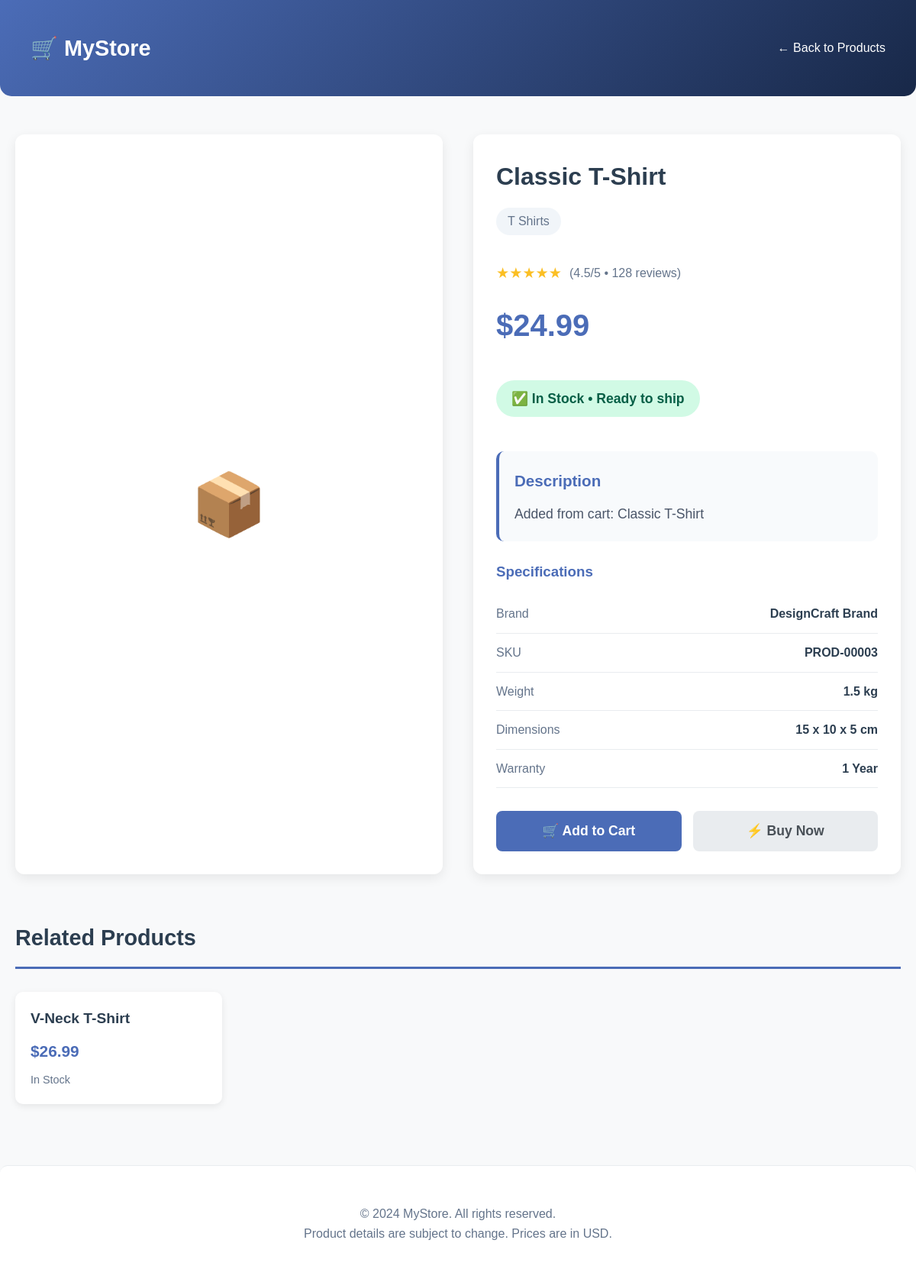
The app's page /products/3 with its own data.
### tables this page shows
CREATE TABLE products (
                product_id INTEGER PRIMARY KEY AUTOINCREMENT,
                name TEXT NOT NULL,
                description TEXT,
                category TEXT NOT NULL,
                price REAL NOT NULL,
                stock INTEGER DEFAULT 0,
                colors TEXT,
                sizes TEXT,
                image_url TEXT,
                created_by INTEGER,
                is_active INTEGER DEFAULT 1,
                created_at TIMESTAMP DEFAULT CURRENT_TIMESTAMP,
                updated_at TIMESTAMP DEFAULT CURRENT_TIMESTAMP,
                FOREIGN KEY (created_by) REFERENCES users(user_id)
            );

### product_routes.py (the view)
@product_bp.route('/<int:product_id>')
def product_detail(product_id):
    product = db_helper.get_product_by_id(product_id)
    if not product:
        flash('Product not found.', 'danger')
        return redirect(url_for('products.browse_products'))
    related_products = db_helper.get_related_products(product_id, product[3])  # category
    reviews = db_helper.get_product_reviews(product_id)
    avg_rating = db_helper.get_product_average_rating(product_id)
    return render_template('product_detail.html',
                         product=product,
                         related_products=related_products,
                         reviews=reviews,
                         avg_rating=avg_rating)

### app.py (called while the page is built)
@app.context_processor
def inject_csrf_token():
    from flask_wtf.csrf import generate_csrf
    return dict(csrf_token=lambda: generate_csrf())

### database.py (called while the page is built)
    def get_product_by_id(self, product_id):
        conn = sqlite3.connect(self.db_name)
        cursor = conn.cursor()
        cursor.execute('SELECT * FROM products WHERE product_id = ?', (product_id,))
        product = cursor.fetchone()
        conn.close()
        return product

    def get_related_products(self, product_id, category, limit=4):
        conn = sqlite3.connect(self.db_name)
        cursor = conn.cursor()
        cursor.execute('''
            SELECT * FROM products
            WHERE category = ? AND product_id != ? AND is_active = 1
            ORDER BY RANDOM()
            LIMIT ?
        ''', (category, product_id, limit))
        products = cursor.fetchall()
        conn.close()
        return products

    def get_product_reviews(self, product_id):
        return []

    def get_product_average_rating(self, product_id):
        return 0

### templates/product_detail.html (shortened to what this page needs)
<!DOCTYPE html>
<html lang="en">
<head>
</head>
<body>
    <header>
        <div class="container">
            <div class="header-content">
                <div class="logo">🛒 MyStore</div>
                <a href="/products" class="back-btn">← Back to Products</a>
            </div>
        </div>
    </header>
    <main class="container">
        <div class="product-detail">
            <div class="product-image-container">
                {% if product[8] and product[8]|trim %}
                {% if product[8].startswith('http://') or product[8].startswith('https://') %}
                <img src="{{ product[8] }}" alt="{{ product[1] }}" class="product-image">
                {% else %}
                <img src="{{ url_for('static', filename=product[8]) }}"
                     alt="{{ product[1] }}"
                     class="product-image">
                {% endif %}
                {% else %}
                <div style="font-size: 5rem; color: #94a3b8;">📦</div>
                {% endif %}
            </div>
            <div class="product-info">
                <h1 class="product-name">{{ product[1] }}</h1>
                {% if product[3] %}
                <div class="product-category">{{ product[3] }}</div>
                {% endif %}
                <div class="rating">
                    <div class="stars">★★★★★</div>
                    <span class="review-count">(4.5/5 • 128 reviews)</span>
                </div>
                <div class="product-price">
                    ${{ "%.2f"|format(product[4]) }}
                </div>
                <div class="stock-status {% if product[5] and product[5] > 0 %}in-stock{% else %}out-of-stock{% endif %}">
                    {% if product[5] and product[5] > 0 %}
                    ✅ In Stock • Ready to ship
                    {% else %}
                    ❌ Out of Stock • Backorder available
                    {% endif %}
                </div>
                {% if product[2] %}
                <div class="product-description">
                    <h3 style="margin-bottom: 10px; color: #4b6cb7;">Description</h3>
                    {{ product[2] }}
                </div>
                {% endif %}
                <div class="product-specs">
                    <h3 style="margin-bottom: 15px; color: #4b6cb7;">Specifications</h3>
                    <div class="spec-item">
                        <span class="spec-label">Brand</span>
                        <span class="spec-value">DesignCraft Brand</span>
                    </div>
                    <div class="spec-item">
                        <span class="spec-label">SKU</span>
                        <span class="spec-value">PROD-{{ "%05d"|format(product[0]) }}</span>
                    </div>
                    <div class="spec-item">
                        <span class="spec-label">Weight</span>
                        <span class="spec-value">1.5 kg</span>
                    </div>
                    <div class="spec-item">
                        <span class="spec-label">Dimensions</span>
                        <span class="spec-value">15 x 10 x 5 cm</span>
                    </div>
                    <div class="spec-item">
                        <span class="spec-label">Warranty</span>
                        <span class="spec-value">1 Year</span>
                    </div>
                </div>
                <div class="action-buttons">
                    <button class="btn btn-primary" id="addToCartBtn"
                            {% if not product[5] or product[5] <= 0 %}disabled{% endif %}>
                        🛒 Add to Cart
                    </button>
                    <button class="btn btn-secondary" id="buyNowBtn"
                            {% if not product[5] or product[5] <= 0 %}disabled{% endif %}>
                        ⚡ Buy Now
                    </button>
                </div>
            </div>
        </div>
        {% if related_products %}
        <div class="related-products">
            <h2 class="section-title">Related Products</h2>
            <div class="related-grid">
                {% for related in related_products %}
                <a href="{{ url_for('products.product_detail', product_id=related[0]) }}" class="related-card">
                    <h3 class="related-name">{{ related[1] }}</h3>
                    <div class="related-price">${{ "%.2f"|format(related[4]) }}</div>
                    <p style="margin-top: 10px; color: #64748b; font-size: 0.9rem;">
                        {% if related[5] and related[5] > 0 %}In Stock{% else %}Out of Stock{% endif %}
                    </p>
                </a>
                {% endfor %}
            </div>
        </div>
        {% endif %}
    </main>
    <footer>
        <div class="container">
            <p>&copy; 2024 MyStore. All rights reserved.</p>
            <p>Product details are subject to change. Prices are in USD.</p>
        </div>
    </footer>
</body>
</html>

### templates/product_detail.html (style rules this page uses)
* { margin: 0; padding: 0; box-sizing: border-box; }
body { font-family: 'Arial', sans-serif; background-color: #f8f9fa; color: #333; line-height: 1.6; }
.container { max-width: 1200px; margin: 0 auto; padding: 20px; }
header { background: linear-gradient(135deg, #4b6cb7 0%, #182848 100%); color: white; padding: 20px 0; margin-bottom: 30px; border-radius: 0 0 15px 15px; }
.header-content { display: flex; justify-content: space-between; align-items: center; padding: 0 20px; }
.logo { font-size: 1.8rem; font-weight: bold; }
.back-btn { color: white; text-decoration: none; font-size: 1rem; display: flex; align-items: center; gap: 8px; }
.product-detail { display: grid; grid-template-columns: 1fr 1fr; gap: 40px; margin-bottom: 40px; }
.product-image-container { background: white; border-radius: 12px; padding: 20px; box-shadow: 0 5px 15px rgba(0, 0, 0, 0.08); display: flex; align-items: center; justify-content: center; min-height: 400px; }
.product-info { background: white; border-radius: 12px; padding: 30px; box-shadow: 0 5px 15px rgba(0, 0, 0, 0.08); }
.product-name { font-size: 2rem; font-weight: 800; color: #2c3e50; margin-bottom: 15px; }
.product-category { color: #64748b; font-size: 1rem; margin-bottom: 20px; display: inline-block; padding: 5px 15px; background: #f1f5f9; border-radius: 20px; }
.product-price { font-size: 2.5rem; font-weight: 800; color: #4b6cb7; margin: 20px 0; }
.stock-status { display: inline-flex; align-items: center; gap: 10px; padding: 10px 20px; border-radius: 25px; font-weight: 600; margin: 20px 0; font-size: 1.1rem; }
.in-stock { background-color: #d1fae5; color: #065f46; }
.product-description { color: #4a5568; font-size: 1.1rem; line-height: 1.8; margin: 25px 0; padding: 20px; background: #f8fafc; border-radius: 10px; border-left: 4px solid #4b6cb7; }
.product-specs { margin: 25px 0; }
.spec-item { display: flex; justify-content: space-between; padding: 12px 0; border-bottom: 1px solid #e9ecef; }
.spec-label { color: #64748b; }
.spec-value { font-weight: 600; color: #2c3e50; }
.action-buttons { display: flex; gap: 15px; margin-top: 30px; flex-wrap: wrap; }
.btn { padding: 16px 30px; border: none; border-radius: 8px; font-weight: 600; cursor: pointer; transition: all 0.3s ease; display: flex; align-items: center; justify-content: center; gap: 10px; font-size: 1.1rem; flex: 1; min-width: 200px; }
.btn-primary { background-color: #4b6cb7; color: white; }
.btn-secondary { background-color: #e9ecef; color: #495057; }
.related-products { margin-top: 60px; }
.section-title { font-size: 1.8rem; color: #2c3e50; margin-bottom: 30px; padding-bottom: 15px; border-bottom: 3px solid #4b6cb7; }
.related-grid { display: grid; grid-template-columns: repeat(auto-fill, minmax(250px, 1fr)); gap: 25px; }
.related-card { background: white; border-radius: 10px; padding: 20px; box-shadow: 0 3px 10px rgba(0, 0, 0, 0.08); transition: transform 0.3s ease; text-decoration: none; color: inherit; display: block; }
.related-name { font-size: 1.2rem; font-weight: 600; margin-bottom: 10px; color: #2c3e50; }
.related-price { color: #4b6cb7; font-weight: bold; font-size: 1.3rem; }
footer { text-align: center; margin-top: 60px; padding: 30px; color: #64748b; border-top: 1px solid #e9ecef; background: white; border-radius: 10px 10px 0 0; }
.rating { display: flex; align-items: center; gap: 10px; margin: 15px 0; }
.stars { color: #fbbf24; font-size: 1.2rem; }
.review-count { color: #64748b; }

### records on screen
products: name "Classic T-Shirt", category "T Shirts", price "24.99", description "Added from cart: Classic T-Shirt", product_id "00003"
products: name "V-Neck T-Shirt", price "26.99", stock "In Stock"
